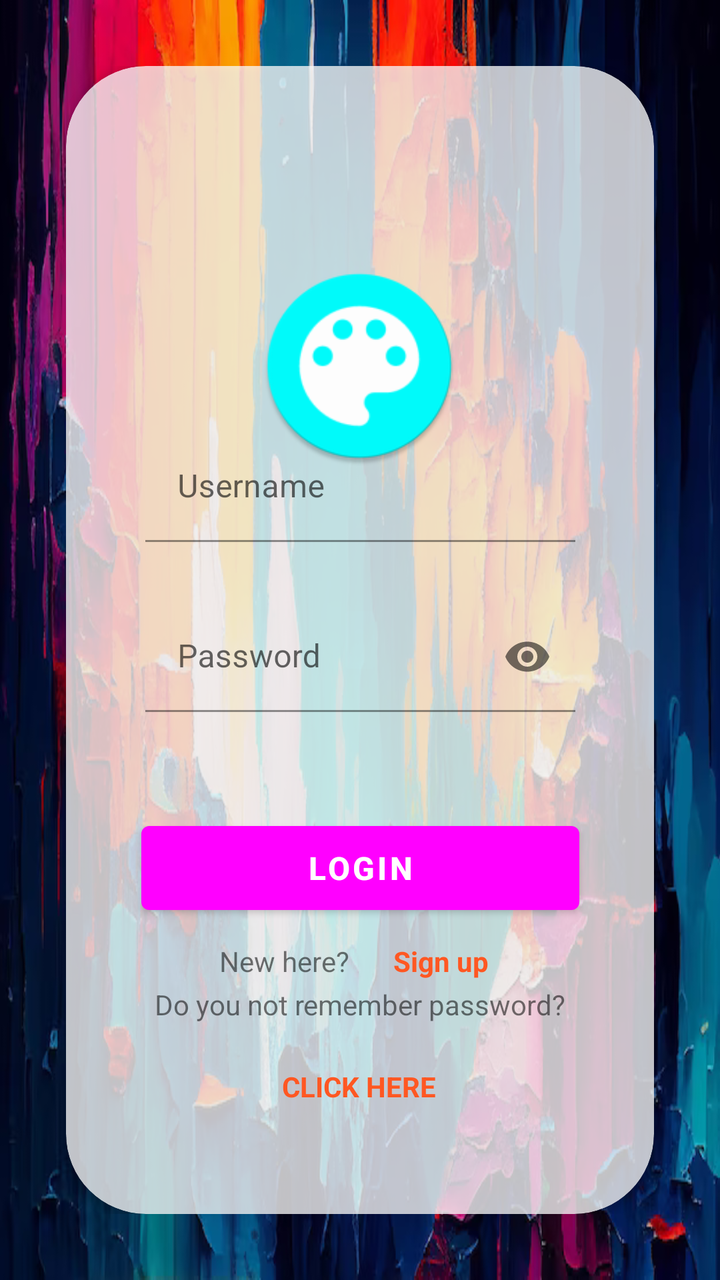
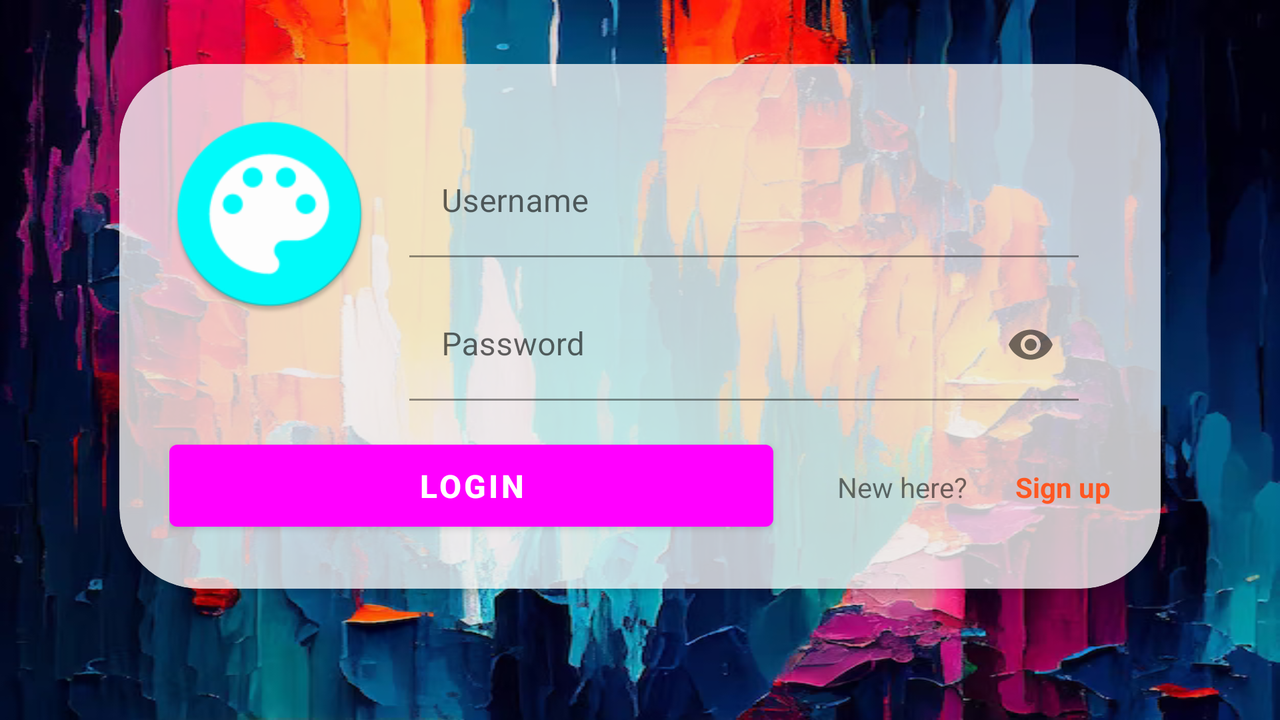

First picture: res/layout/ on a phone held upright. Second picture: the repository's own variant of that layout, on a device whose configuration matches the variant's folder. Source for both follows.
<!-- AndroidManifest.xml: application theme Theme.GalleryModel -->
<!-- res/layout/fragment_login.xml -->
<?xml version="1.0" encoding="utf-8"?>
<FrameLayout xmlns:android="http://schemas.android.com/apk/res/android"
    xmlns:app="http://schemas.android.com/apk/res-auto"
    xmlns:tools="http://schemas.android.com/tools"
    android:layout_width="match_parent"
    android:layout_height="match_parent"
    android:padding="33dp"
    android:background="@drawable/wallpaper_app"
    tools:context=".fragments.auth.LoginFragment">

    <androidx.cardview.widget.CardView
        android:layout_width="match_parent"
        android:layout_height="match_parent"
        app:cardCornerRadius="40dp"
        app:contentPadding="25dp"
        app:cardBackgroundColor="?attr/color">

        <androidx.constraintlayout.widget.ConstraintLayout
            android:layout_width="match_parent"
            android:layout_height="match_parent">

            <ImageView
                android:id="@+id/imageView4"
                android:layout_width="100dp"
                android:layout_height="100dp"
                android:layout_marginStart="82dp"
                android:layout_marginTop="75dp"
                android:layout_marginEnd="83dp"
                android:layout_marginBottom="53dp"
                android:src="@mipmap/ic_launcher_round"
                app:layout_constraintBottom_toTopOf="@+id/register_username_edit_text"
                app:layout_constraintEnd_toEndOf="parent"
                app:layout_constraintStart_toStartOf="parent"
                app:layout_constraintTop_toTopOf="parent" />

            <com.google.android.material.textfield.TextInputLayout
                android:id="@+id/username_edit_layout"
                android:layout_width="215dp"
                android:layout_height="55dp"
                android:layout_marginStart="63dp"
                android:layout_marginEnd="63dp"
                android:layout_marginBottom="30dp"
                app:layout_constraintBottom_toTopOf="@+id/password_edit_layout"
                app:layout_constraintEnd_toEndOf="parent"
                app:layout_constraintStart_toStartOf="parent">

                <EditText
                    android:id="@+id/username_edit_text"
                    android:layout_width="match_parent"
                    android:layout_height="match_parent"
                    android:background="@android:color/transparent"
                    android:hint="@string/username"
                    android:inputType="textPersonName" />

            </com.google.android.material.textfield.TextInputLayout>



            <com.google.android.material.textfield.TextInputLayout
                android:id="@+id/password_edit_layout"
                android:layout_width="215dp"
                android:layout_height="55dp"
                android:layout_marginStart="63dp"
                android:layout_marginEnd="63dp"
                android:layout_marginBottom="51dp"
                app:endIconMode="password_toggle"
                app:layout_constraintBottom_toTopOf="@+id/login_button"
                app:layout_constraintEnd_toEndOf="parent"
                app:layout_constraintStart_toStartOf="parent">

                <EditText
                    android:id="@+id/password_edit_text"
                    android:layout_width="match_parent"
                    android:layout_height="wrap_content"
                    android:background="@android:color/transparent"
                    android:hint="@string/password"
                    android:inputType="textPassword"
                    />

            </com.google.android.material.textfield.TextInputLayout>

            <Button
                android:id="@+id/login_button"
                android:layout_width="219dp"
                android:layout_height="54dp"
                android:layout_marginStart="96dp"
                android:layout_marginEnd="96dp"
                android:layout_marginBottom="10dp"
                android:text="@string/login"
                android:textSize="16sp"
                android:textStyle="bold"
                app:layout_constraintBottom_toTopOf="@+id/textView"
                app:layout_constraintEnd_toEndOf="parent"
                app:layout_constraintStart_toStartOf="parent" />

            <TextView
                android:id="@+id/textView"
                android:layout_width="wrap_content"
                android:layout_height="wrap_content"
                android:layout_marginStart="141dp"
                android:layout_marginEnd="11dp"
                android:layout_marginBottom="92dp"
                android:text="@string/new_here"
                app:layout_constraintBottom_toBottomOf="parent"
                app:layout_constraintEnd_toStartOf="@+id/singup_textview"
                app:layout_constraintStart_toStartOf="parent" />

            <TextView
                android:id="@+id/singup_textview"
                android:layout_width="wrap_content"
                android:layout_height="wrap_content"
                android:layout_marginStart="11dp"
                android:layout_marginTop="10dp"
                android:layout_marginEnd="147dp"
                android:text="@string/sign_up"
                android:textColor="#FF5722"
                android:textStyle="bold"
                app:layout_constraintEnd_toEndOf="parent"
                app:layout_constraintStart_toEndOf="@+id/textView"
                app:layout_constraintTop_toBottomOf="@+id/login_button" />

            <TextView
                android:id="@+id/remember_button"
                android:layout_width="wrap_content"
                android:layout_height="wrap_content"
                android:layout_marginStart="108dp"
                android:layout_marginTop="11dp"
                android:layout_marginEnd="109dp"
                android:layout_marginBottom="35dp"
                android:text="CLICK HERE"
                android:textColor="#FF5722"
                android:textStyle="bold"
                app:layout_constraintBottom_toBottomOf="parent"
                app:layout_constraintEnd_toEndOf="parent"
                app:layout_constraintStart_toStartOf="parent"
                app:layout_constraintTop_toBottomOf="@+id/textView2" />

            <TextView
                android:id="@+id/textView2"
                android:layout_width="wrap_content"
                android:layout_height="wrap_content"
                android:layout_marginStart="44dp"
                android:layout_marginTop="8dp"
                android:layout_marginEnd="44dp"
                android:layout_marginBottom="11dp"
                android:text="Do you not remember password?"
                app:layout_constraintBottom_toTopOf="@+id/remember_button"
                app:layout_constraintEnd_toEndOf="parent"
                app:layout_constraintStart_toStartOf="parent"
                app:layout_constraintTop_toBottomOf="@+id/textView" />

        </androidx.constraintlayout.widget.ConstraintLayout>

    </androidx.cardview.widget.CardView>




</FrameLayout>
<!-- resources referenced by this layout -->
<resources>
  <!-- drawable wallpaper_app: png bitmap (drawable, 459031 bytes) -->
  <!-- mipmap ic_launcher_round: png bitmap (mipmap-hdpi, 3533 bytes) -->
  <string name="login">Login</string>
  <string name="new_here">New here?</string>
  <string name="password">Password</string>
  <string name="sign_up">Sign up</string>
  <string name="username">Username</string>
  <style name="Theme.GalleryModel" parent="Theme.MaterialComponents.DayNight.NoActionBar">
          
          <item name="colorPrimary">@color/ic_launcher_background</item>
          <item name="colorPrimaryVariant">#03A9F4</item>
          <item name="colorOnPrimary">@color/white</item>
          
          <item name="colorSecondary">@color/teal_200</item>
          <item name="colorSecondaryVariant">@color/teal_700</item>
          <item name="colorOnSecondary">@color/black</item>
          
          <item name="android:statusBarColor">?attr/colorPrimaryVariant</item>
          
          <item name="color">#C1FFFFFF</item>
      </style>
  <color name="white">#FFFFFFFF</color>
  <color name="teal_200">#FF03DAC5</color>
  <color name="teal_700">#FF018786</color>
  <color name="black">#FF000000</color>
</resources>
<!-- res/layout-land/fragment_login.xml (the repository's variant of the layout above) -->
<!-- drawn on the phone turned sideways -->
<?xml version="1.0" encoding="utf-8"?>
<androidx.constraintlayout.widget.ConstraintLayout
    xmlns:android="http://schemas.android.com/apk/res/android"
    xmlns:app="http://schemas.android.com/apk/res-auto"
    xmlns:tools="http://schemas.android.com/tools"
    android:layout_width="match_parent"
    android:layout_height="match_parent"
    android:padding="32dp"
    android:background="@drawable/wallpaper_app"
    tools:context=".fragments.auth.LoginFragment"
    tools:ignore="MissingDefaultResource">

    <androidx.cardview.widget.CardView
        android:id="@+id/cardView"
        android:layout_width="wrap_content"
        android:layout_height="wrap_content"
        app:cardCornerRadius="40dp"
        app:contentPadding="25dp"
        app:cardBackgroundColor="?attr/color"
        app:layout_constraintTop_toTopOf="parent"
        app:layout_constraintStart_toStartOf="parent"
        app:layout_constraintEnd_toEndOf="parent">

        <androidx.constraintlayout.widget.ConstraintLayout
            android:layout_width="match_parent"
            android:layout_height="wrap_content">

            <ImageView
                android:id="@+id/imageView4"
                android:layout_width="100dp"
                android:layout_height="100dp"
                android:src="@mipmap/ic_launcher_round"
                app:layout_constraintBottom_toBottomOf="parent"
                app:layout_constraintStart_toStartOf="parent"
                app:layout_constraintTop_toTopOf="parent"
                app:layout_constraintVertical_bias="0.0" />

            <com.google.android.material.textfield.TextInputLayout
                android:id="@+id/username_edit_layout"
                android:layout_width="0dp"
                android:layout_marginStart="20dp"
                android:layout_height="wrap_content"
                app:layout_constraintTop_toTopOf="@+id/imageView4"
                app:layout_constraintStart_toEndOf="@+id/imageView4"
                app:layout_constraintEnd_toEndOf="parent"
                android:layout_marginTop="16dp"
                android:layout_marginEnd="16dp"
                android:layout_marginBottom="16dp">

                <EditText
                    android:id="@+id/username_edit_text"
                    android:layout_width="match_parent"
                    android:layout_height="wrap_content"
                    android:background="@android:color/transparent"
                    android:hint="@string/username"
                    android:inputType="textPersonName"
                    />

            </com.google.android.material.textfield.TextInputLayout>

            <com.google.android.material.textfield.TextInputLayout
                android:id="@+id/password_edit_layout"
                android:layout_width="0dp"
                android:layout_marginStart="20dp"
                android:layout_height="wrap_content"
                app:layout_constraintTop_toBottomOf="@+id/username_edit_layout"
                app:layout_constraintStart_toEndOf="@+id/imageView4"
                app:layout_constraintEnd_toEndOf="parent"
                app:endIconMode="password_toggle"
                android:layout_marginTop="16dp"
                android:layout_marginEnd="16dp"
                android:layout_marginBottom="16dp">

                <EditText
                    android:id="@+id/password_edit_text"
                    android:layout_width="match_parent"
                    android:layout_height="wrap_content"
                    android:background="@android:color/transparent"
                    android:hint="@string/password"
                    android:inputType="textPassword"
                    />

            </com.google.android.material.textfield.TextInputLayout>

            <Button
                android:id="@+id/login_button"
                android:layout_width="302dp"
                android:layout_height="53dp"
                android:layout_marginTop="16dp"
                android:text="@string/login"
                android:textSize="16sp"
                android:textStyle="bold"
                app:layout_constraintStart_toStartOf="parent"
                app:layout_constraintTop_toBottomOf="@+id/password_edit_layout" />

            <TextView
                android:id="@+id/textView"
                android:layout_width="wrap_content"
                android:layout_height="wrap_content"
                android:layout_marginStart="32dp"
                android:layout_marginTop="33dp"
                android:layout_marginBottom="16dp"
                android:text="@string/new_here"
                app:layout_constraintBottom_toBottomOf="parent"
                app:layout_constraintStart_toEndOf="@+id/login_button"
                app:layout_constraintTop_toBottomOf="@+id/password_edit_layout" />

            <TextView
                android:id="@+id/singup_textview"
                android:layout_width="wrap_content"
                android:layout_height="wrap_content"
                android:layout_marginStart="24dp"
                android:layout_marginTop="33dp"
                android:layout_marginBottom="16dp"
                android:text="@string/sign_up"
                android:textColor="#FF5722"
                android:textStyle="bold"
                app:layout_constraintBottom_toBottomOf="parent"
                app:layout_constraintEnd_toEndOf="parent"
                app:layout_constraintStart_toEndOf="@+id/textView"
                app:layout_constraintTop_toBottomOf="@+id/password_edit_layout" />

        </androidx.constraintlayout.widget.ConstraintLayout>
    </androidx.cardview.widget.CardView>
</androidx.constraintlayout.widget.ConstraintLayout>
